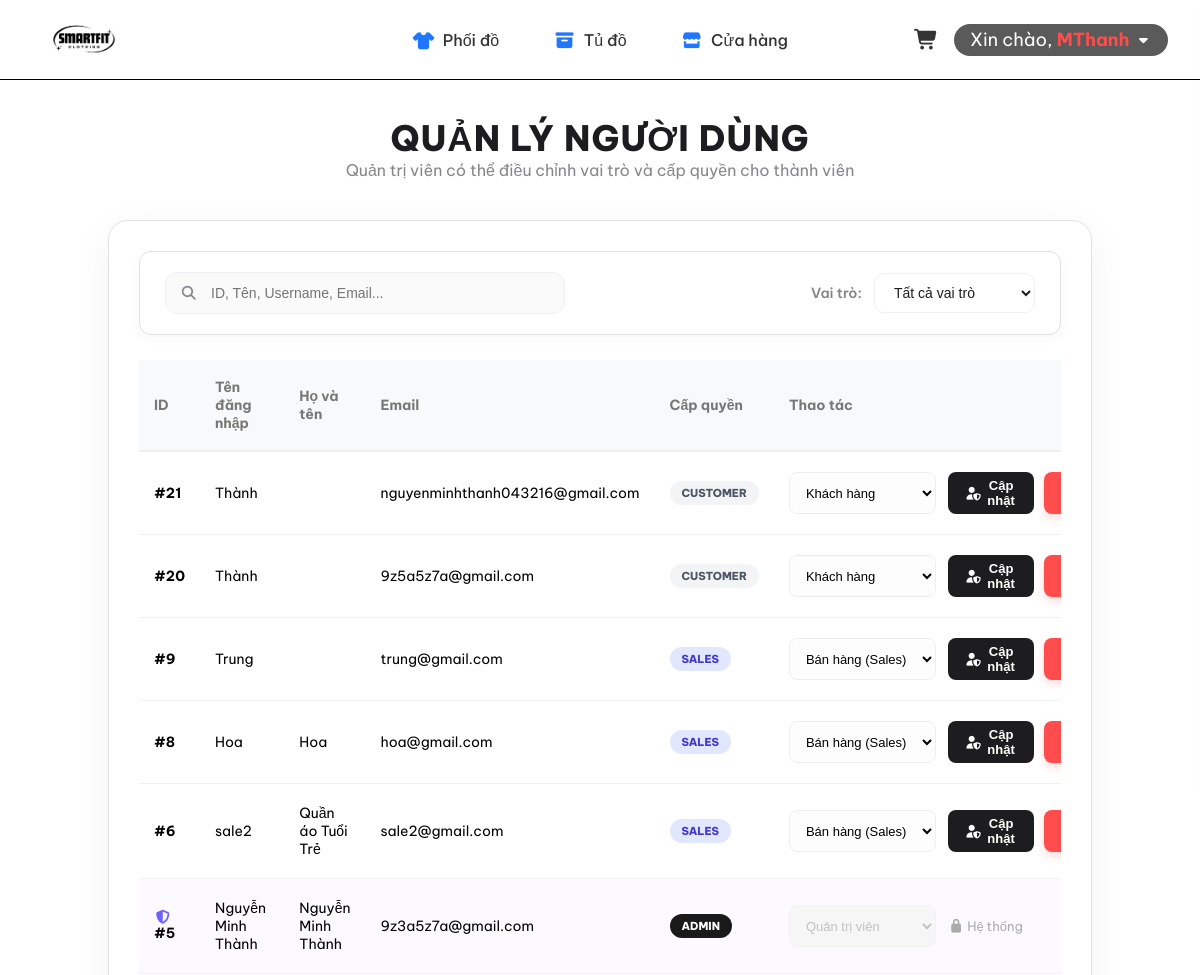
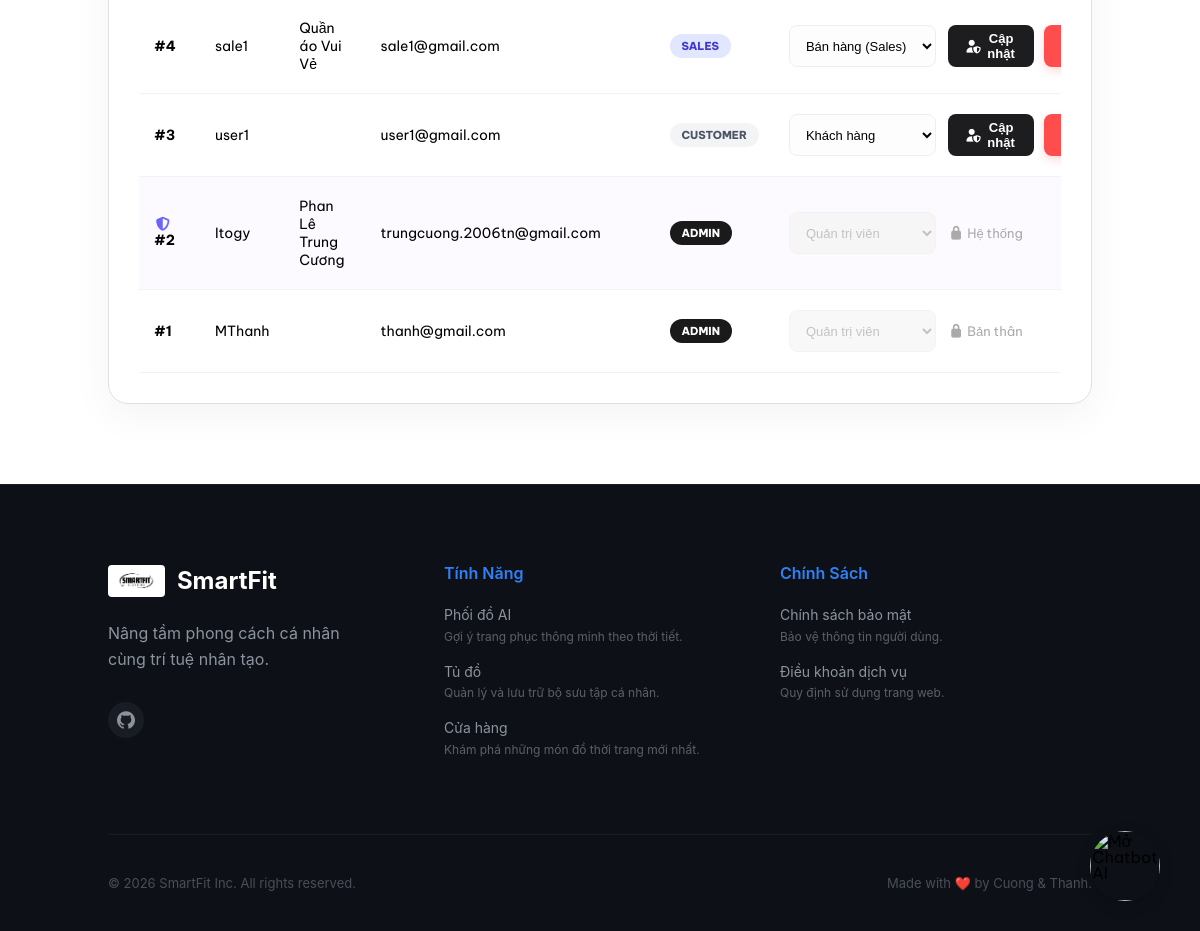
The app's page /pages/manage_users.php (signed in) with its own data (2 pictures, top to bottom).
### tables this page shows
CREATE TABLE `users` (
  `id` bigint(20) UNSIGNED NOT NULL,
  `name` varchar(100) NOT NULL,
  `fullname` varchar(255) DEFAULT NULL,
  `phone` varchar(20) DEFAULT NULL,
  `age` int(11) DEFAULT NULL,
  `gender` enum('male','female','other') DEFAULT NULL,
  `address` text DEFAULT NULL,
  `email` varchar(100) NOT NULL,
  `avatar` varchar(255) DEFAULT NULL,
  `password` varchar(255) NOT NULL,
  `created_at` timestamp NOT NULL DEFAULT current_timestamp(),
  `role` enum('customer','support','sales','admin') NOT NULL DEFAULT 'customer'
);

### pages/manage_users.php (the view, shortened to what this page needs)
<?php
$base_dir = '../';
require_once $base_dir . 'includes/config.php';
$searchQuery = $_GET['search'] ?? '';
$roleFilter = $_GET['role_filter'] ?? '';
$sql = "SELECT id, name, fullname, email, role FROM users WHERE 1=1 ";
$sql .= " ORDER BY id DESC";
$users_result = mysqli_query($conn, $sql);
include $base_dir . 'includes/header.php';
?>
<div class="grid wide">
    <div class="manage-users">
        <div class="manage-users__header">
            <h1 class="manage-users__title">Quản Lý Người Dùng</h1>
            <p class="manage-users__subtitle">Quản trị viên có thể điều chỉnh vai trò và cấp quyền cho thành viên</p>
        </div>
        <div class="manage-users__card">
            <div class="order-toolbar" style="margin-top: 0; margin-bottom: 25px; border-radius: 12px;">
                <form action="" method="GET" class="order-search">
                    <i class="fa-solid fa-magnifying-glass order-search__icon"></i>
                    <input type="text" name="search" class="order-search__input"
                           placeholder="ID, Tên, Username, Email..."
                           value="<?= htmlspecialchars($searchQuery) ?>">
                </form>
                <div class="order-filter">
                    <span class="order-filter__label">Vai trò:</span>
                    <select class="order-filter__select" onchange="window.location.href='?search=<?= urlencode($searchQuery) ?>&role_filter=' + this.value">
                        <option value="" <?= $roleFilter === '' ? 'selected' : '' ?>>Tất cả vai trò</option>
                    </select>
                </div>
            </div>
            <div class="manage-table-wrapper">
                <table class="manage-table">
                    <thead>
                        <tr>
                            <th>ID</th>
                            <th>Tên đăng nhập</th>
                            <th>Họ và tên</th>
                            <th>Email</th>
                            <th>Cấp quyền</th>
                            <th>Thao tác</th>
                        </tr>
                    </thead>
                    <tbody>
                        <?php while ($user = mysqli_fetch_assoc($users_result)): ?>
                            <?php
                                $uid = intval($user['id']);
                                $isSelf = ($uid === intval($_SESSION['user_id']));
                                $isProtected = in_array($uid, [2, 5]);
                            ?>
                            <tr class="<?= $isProtected ? 'row--protected' : '' ?>">
                                <td>
                                    <?php if ($isProtected): ?>
                                        <i class="fa-solid fa-shield-halved" style="color: var(--primary-purple); margin-right: 5px;" title="Tài khoản hệ thống"></i>
                                    <?php endif; ?>
                                    <strong>#<?= $user['id'] ?></strong>
                                </td>
                                <td><?= htmlspecialchars($user['name']) ?></td>
                                <td><?= htmlspecialchars($user['fullname'] ?? '') ?></td>
                                <td><?= htmlspecialchars($user['email']) ?></td>
                                <td>
                                    <?php
                                        $role_class = '';
                                        switch($user['role']) {
                                            case 'admin': $role_class = 'badge--admin'; break;
                                            case 'sales': $role_class = 'badge--sales'; break;
                                            default: $role_class = 'badge--customer';
                                        }
                                    ?>
                                    <span class="badge <?= $role_class ?>"><?= strtoupper($user['role']) ?></span>
                                </td>
                                <td>
                                    <div style="display: flex; align-items: center; gap: 10px;">
                                        <form method="POST" class="role-update-form" style="margin: 0;">
                                            <div class="form-action-group">
                                                <select name="new_role" class="role-select" <?= ($isSelf || $isProtected) ? 'disabled' : '' ?>>
                                                    <option value="customer" <?= ($user['role'] == 'customer') ? 'selected' : '' ?>>Khách hàng</option>
                                                    <option value="sales" <?= ($user['role'] == 'sales') ? 'selected' : '' ?>>Bán hàng (Sales)</option>
                                                    <option value="admin" <?= ($user['role'] == 'admin') ? 'selected' : '' ?>>Quản trị viên</option>
                                                </select>
                                                <?php if (!$isSelf && !$isProtected): ?>
                                                <button type="submit" name="update_role" class="btn-update-role">
                                                    <i class="fa-solid fa-user-shield"></i> Cập nhật
                                                </button>
                                                <?php elseif ($isProtected): ?>
                                                    <span class="text-muted" style="white-space: nowrap;"><i class="fa-solid fa-lock"></i> Hệ thống</span>
                                                <?php else: ?>
                                                    <span class="text-muted" style="white-space: nowrap;"><i class="fa-solid fa-lock"></i> Bản thân</span>
                                                <?php endif; ?>
                                            </div>
                                        </form>
                                        <?php if (!$isSelf && !$isProtected): ?>
                                        <form method="POST" style="margin: 0;" onsubmit="return confirm('Bạn có chắc chắn muốn xóa vĩnh viễn người dùng này không?');">
                                            <button type="submit" name="delete_user" class="btn-delete" style="padding: 0 20px; border-radius: 8px; font-size: 1.3rem; height: 42px; display: flex; align-items: center; gap: 6px; white-space: nowrap; background-color: #ff4d4d; color: white; border: none; font-weight: 700; cursor: pointer; transition: all 0.3s; box-shadow: 0 4px 10px rgba(255, 77, 77, 0.2);">
                                            </button>
                                        </form>
                                        <?php endif; ?>
                                    </div>
                                </td>
                            </tr>
                        <?php endwhile; ?>
                    </tbody>
                </table>
            </div>
        </div>
    </div>
</div>
<?php include $base_dir . 'includes/footer.php'; ?>

### assets/css/grid.css (style rules this page uses)
.grid { width: 100%; display: block; padding: 0; }
.grid.wide { max-width: 1200px; margin: 0 auto; }
@media (min-width: 1024px) and (max-width: 1239px) { .wide { width: 984px; } }

### assets/css/base.css (style rules this page uses)
:root { --primary-blue: #2176ff; --primary-blue-dark: #1a5bcc; --primary-purple: #6C63FF; --primary-pink: #FF6584; --brand-magenta: #ff0080; --text-main: #ffffff; --text-sub: #E0E0E0; --text-muted: #A0A0A0; --text-main-grey: #333333; --text-sub-grey: #666666; --apple-black: #1d1d1f; --apple-grey: #86868b; --apple-bg: #f5f5f7; --success: #12b76a; --warning: #f79009; --error: #ff4d4d; --price-color: #FF6584; --background-color: #f5f5f7; --card-bg: #ffffff; --border-color: #e1e1e1; --border-focus: #6C63FF; --glass-bg: rgba(20, 20, 20, 0.7); --glass-border: rgba(255, 255, 255, 0.1); --white-05: rgba(255, 255, 255, 0.05); --white-10: rgba(255, 255, 255, 0.1); --white-20: rgba(255, 255, 255, 0.2); --purple-05: rgba(108, 99, 255, 0.05); --purple-30: rgba(108, 99, 255, 0.3); --button-bg: #94B4C1; --navbar-height: 80px; --footer-height: 70px; }
* { box-sizing: inherit; padding: 0; margin: 0; }
html { font-size: 62.5%; line-height: 1.6rem; font-family: 'Be Vietnam Pro', sans-serif; box-sizing: border-box; scroll-behavior: smooth; }
body { font-family: 'Be Vietnam Pro', sans-serif; font-size: 1.6rem; line-height: 1.6rem; display: flex; flex-direction: column; min-height: 100vh; overflow-y: auto; overflow-x: hidden; }
html, body { height: 100%; padding: 0; margin: 0; overflow-x: hidden; }

### assets/css/style.css (style rules this page uses)
.order-toolbar { display: flex; justify-content: space-between; align-items: center; gap: 20px; margin-bottom: 30px; background: #fff; padding: 20px 25px; border-radius: 16px; border: 1px solid #e1e1e1; box-shadow: 0 4px 12px rgba(0, 0, 0, 0.03); }
.order-search { position: relative; flex: 1; max-width: 400px; }
.order-search__icon { position: absolute; left: 15px; top: 50%; transform: translateY(-50%); color: #86868b; font-size: 1.4rem; }
.order-search__input { width: 100%; padding: 12px 15px 12px 45px; border-radius: 12px; border: 1.5px solid #f0f0f2; background: #fafafa; font-size: 1.4rem; color: #1d1d1f; transition: all 0.3s ease; outline: none; }
.order-filter { display: flex; align-items: center; gap: 12px; }
.order-filter__label { font-size: 1.4rem; font-weight: 600; color: #86868b; }
.order-filter__select { padding: 10px 15px; border-radius: 10px; border: 1.5px solid #f0f0f2; background: #fff; font-size: 1.4rem; color: #1d1d1f; cursor: pointer; outline: none; transition: 0.3s; }

### assets/css/responsive.css (style rules this page uses)
:root { --fluid-h1: clamp(2.4rem, 5vw, 4.5rem); --fluid-h2: clamp(2rem, 4vw, 3.5rem); --fluid-p: clamp(1.4rem, 2vw, 1.6rem); --container-padding: clamp(15px, 3vw, 30px); }
@media (min-width: 1200px) { .grid.wide { max-width: 1200px; } }

### records on screen
users: id "21", name "Thành", email "nguyenminhthanh043216@gmail.com", role "CUSTOMER", new_role "Khách hàng", shows "Cập nhật"
users: id "20", name "Thành", email "9z5a5z7a@gmail.com", role "CUSTOMER", new_role "Khách hàng", shows "Cập nhật"
users: id "9", name "Trung", email "trung@gmail.com", role "SALES", new_role "Bán hàng (Sales)", shows "Cập nhật"
users: id "8", name "Hoa", fullname "Hoa", email "hoa@gmail.com", role "SALES", new_role "Bán hàng (Sales)", shows "Cập nhật"
users: id "6", name "sale2", fullname "Quần áo Tuổi Trẻ", email "sale2@gmail.com", role "SALES", new_role "Bán hàng (Sales)", shows "Cập nhật"
users: id "5", name "Nguyễn Minh Thành", fullname "Nguyễn Minh Thành", email "9z3a5z7a@gmail.com", role "ADMIN", new_role "Quản trị viên", shows "Hệ thống"
users: id "4", name "sale1", fullname "Quần áo Vui Vẻ", email "sale1@gmail.com", role "SALES", new_role "Bán hàng (Sales)", shows "Cập nhật"
users: id "3", name "user1", email "user1@gmail.com", role "CUSTOMER", new_role "Khách hàng", shows "Cập nhật"
users: id "2", name "Itogy", fullname "Phan Lê Trung Cương", email "trungcuong.2006tn@gmail.com", role "ADMIN", new_role "Quản trị viên", shows "Hệ thống"
users: id "1", name "MThanh", email "thanh@gmail.com", role "ADMIN", new_role "Quản trị viên", shows "Bản thân"

### other values on screen
$_SESSION['user_name'] "MThanh"
